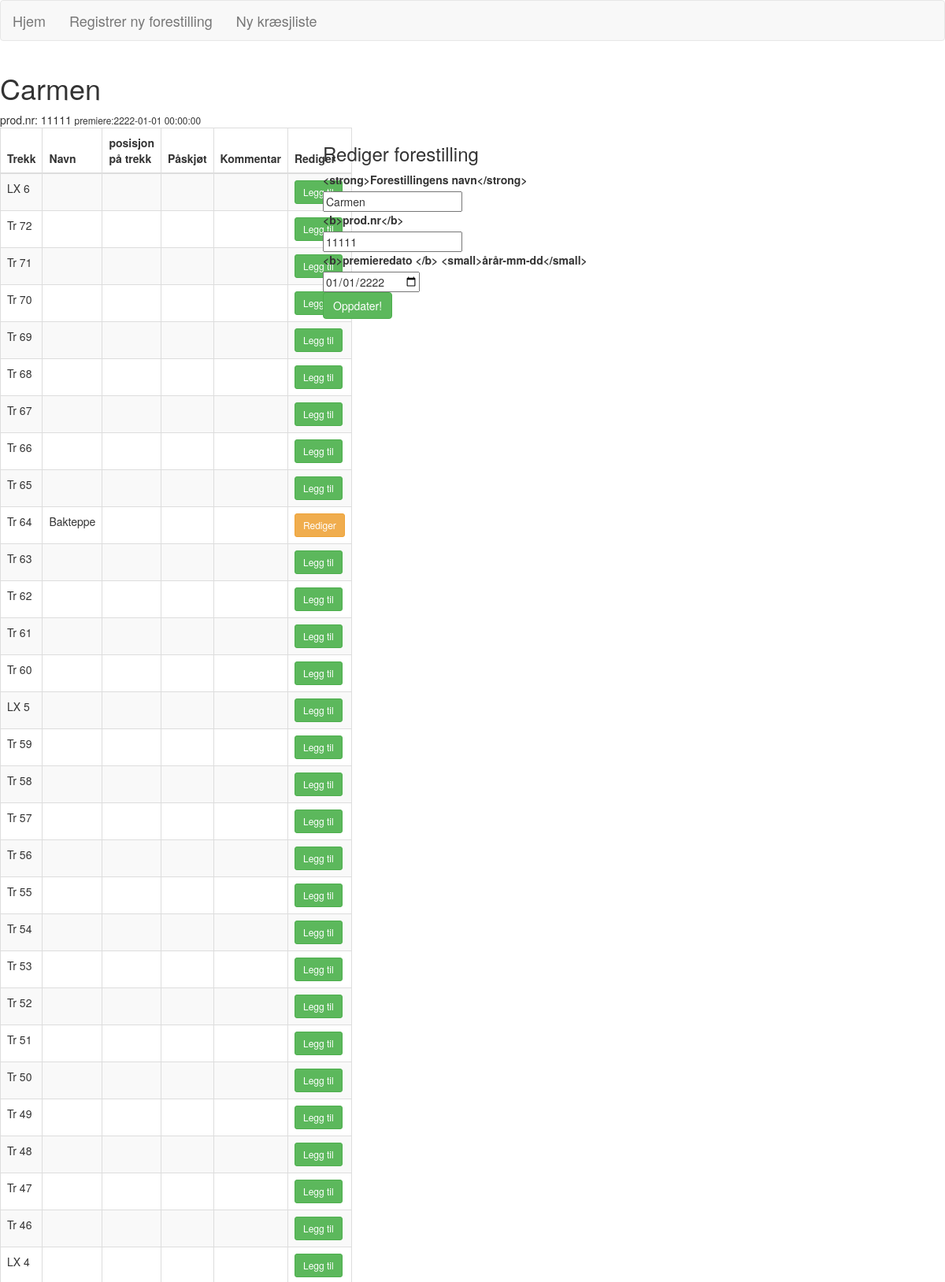
The page /index/Carmen (upper part) on the database its author committed.
### app/models.py (models this page shows, shortened)
class Forestilling(db.Model):
	id= db.Column(db.Integer, primary_key=True)
	forestilling_navn = db.Column(db.String(120), index = True)
	premiere = db.Column(db.DateTime, index=True)
	prod_nr = db.Column(db.Integer, index=True)
	aktuell = db.Column(db.Boolean, default = False, index = True)
	elementer = db.relationship('LoftElement', backref='tilhorer_forestilling', lazy = True, cascade="all, delete-orphan")

class Trekk(db.Model):
	id = db.Column(db.Integer, primary_key=True)
	trekknummer = db.Column(db.String(64), index = True, unique = True)
	elementer = db.relationship('LoftElement', backref ='loftpos', lazy =True)

class LoftElement(db.Model):
	id = db.Column(db.Integer, primary_key=True)
	element_navn = db.Column(db.String(64), index = True)
	trekk_id = db.Column(db.Integer, db.ForeignKey('trekk.id'))
	posisjon = db.Column(db.String(140))
	paaskjot = db.Column(db.String(120))
	ekstra_info = db.Column(db.String(140))
	forestilling_id = db.Column(db.Integer, db.ForeignKey('forestilling.id'))

### app/routes.py (the view)
@app.route('/index/<forestilling_navn>', methods =['GET', 'POST'])
def forestilling(forestilling_navn):
	form = NyttElementKnapp()
	form2 = SlettForestilling()
	form3 =RedigerForestilling()
	form4 = RedigerKnapp()
	forestilling = Forestilling.query.filter_by(forestilling_navn=forestilling_navn).first_or_404()
	if form3.validate_on_submit():
		forestilling.forestilling_navn=form3.forestilling_navn.data
		forestilling.prod_nr=form3.prod_nr.data
		forestilling.premiere = form3.premiere.data
		db.session.commit()
		return redirect(url_for('forestilling', forestilling_navn= forestilling.forestilling_navn))
	elif request.method == "GET":
		form3.forestilling_navn.data = forestilling.forestilling_navn
		form3.prod_nr.data = forestilling.prod_nr
		form3.premiere.data = forestilling.premiere
	if form.validate_on_submit():
			return redirect(url_for('regloftelement/{{form.forestilling_id.data}}'))
	trekkliste = Trekk.query.all()
	elementliste = LoftElement.query.filter_by(forestilling_id=forestilling.id).all()
	return render_template('forestilling.html', form=form, form2=form2, form3=form3, form4 = form4, title = forestilling_navn, forestilling=forestilling, trekkliste=trekkliste, elementliste=elementliste)

### app/forms.py
class NyttElementKnapp(FlaskForm):
	trekk_nr =StringField('nummer')
	submit= SubmitField('Legg til ')

class SlettForestilling(FlaskForm):
	submit=SubmitField('slett forestilling')

### app/templates/forestilling.html
{% extends "base.html" %}
{% block app_content %}
<table >
		<td><h1>{{ forestilling.forestilling_navn }}</h1> prod.nr:
				{{ forestilling.prod_nr }}
				<small>premiere:{{ forestilling.premiere}}</small></td>
</table>
<div class="container-md">
	<div class="row justify-content-md-center">
		<div class = "col col-lg-4">
<table  class ="table  table-striped table-dark table-bordered">
	<thead class="thead-dark">
		<tr><th>Trekk</th>
			<th>Navn</th>
			<th>posisjon på trekk </th>
			<th>Påskjøt</th>
			<th> Kommentar</th>
			<th>Rediger</th>
		</tr>
	</thead>
	<tbody>
	{% for trekk in trekkliste %}{% set x = namespace(done = false) %}{% set y = namespace(trekkid = 0) %}
	<tr><td>{{ trekk.trekknummer }}</td>
		<td>{% for elem in elementliste %}{% if elem.trekk_id == trekk.id  %}{{ elem.element_navn }} {% set x.done = true %}{% endif %}{% endfor %}</td>
		<td>{% for elem in elementliste %}{% if elem.trekk_id == trekk.id %} {{ elem.posisjon }} {% endif %}{% endfor %}</td>
		<td>{% for elem in elementliste %}{% if elem.trekk_id == trekk.id %} {{ elem.paaskjot }} {% endif %}{% endfor %}</td>
		<td>{% for elem in elementliste %}{% if elem.trekk_id == trekk.id %}{% set y.trekkid = elem.id %} {{ elem.ekstra_info }} {% endif %}{% endfor %}</td>
		<td>{% if x.done == true %}<form action ="/oppdaterloftelement/{{ forestilling.id }}/{{ y.trekkid }}" method ="post"> {{ form4.hidden_tag() }}{{ form4.submit(class="btn btn-warning btn-sm") }}</form>{% else %} <form action ="/regloftelement/{{ forestilling.id }}/{{ trekk.id }}" method ="post"> {{ form.hidden_tag() }}{{ form.submit(class="btn btn-success btn-sm") }}</form> {% endif %}
		</td>
	</tr>
{% endfor %}
</tbody>
</table>
</div>
<div class= "col-lg-4">
<h3> Rediger forestilling</h3>
<form action ="" method ="post">{{ form3.hidden_tag() }}
	<p>{{ form3.forestilling_navn.label }}<br>
		{{ form3.forestilling_navn }}<br>
		{{ form3.prod_nr.label }}<br>
		{{ form3.prod_nr }}<br>
		{{ form3.premiere.label }}<br>
		{{ form3.premiere }}<br>
		{{ form3.submit(class="btn btn-success btn-md") }}
	</p>
</form>
</div>
</div>
{% endblock %}

### rows shown on the page
Forestilling: forestilling_navn "Carmen", prod_nr "11111", premiere "2222-01-01 00:00:00", premiere "01/01/2222"
Trekk: trekknummer "LX 6"
Trekk: trekknummer "Tr 72"
Trekk: trekknummer "Tr 71"
Trekk: trekknummer "Tr 70"
Trekk: trekknummer "Tr 69"
Trekk: trekknummer "Tr 68"
Trekk: trekknummer "Tr 67"
Trekk: trekknummer "Tr 66"
Trekk: trekknummer "Tr 65"
Trekk: trekknummer "Tr 64"
LoftElement: element_navn "Bakteppe"
Trekk: trekknummer "Tr 63"
Trekk: trekknummer "Tr 62"
Trekk: trekknummer "Tr 61"
Trekk: trekknummer "Tr 60"
Trekk: trekknummer "LX 5"
Trekk: trekknummer "Tr 59"
Trekk: trekknummer "Tr 58"
Trekk: trekknummer "Tr 57"
Trekk: trekknummer "Tr 56"
Trekk: trekknummer "Tr 55"
Trekk: trekknummer "Tr 54"
Trekk: trekknummer "Tr 53"
Trekk: trekknummer "Tr 52"
Trekk: trekknummer "Tr 51"
Trekk: trekknummer "Tr 50"
Trekk: trekknummer "Tr 49"
Trekk: trekknummer "Tr 48"
Trekk: trekknummer "Tr 47"
Trekk: trekknummer "Tr 46"
Trekk: trekknummer "LX 4"
